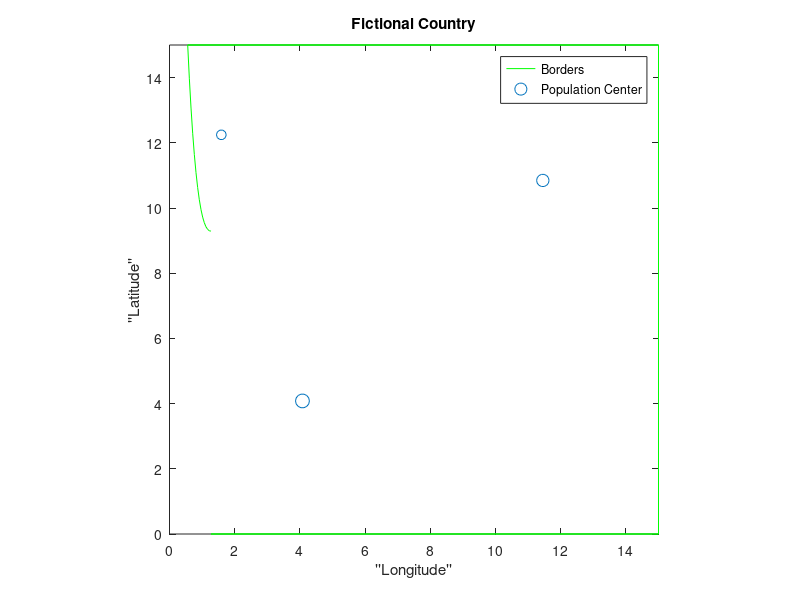

The MATLAB script that drew this image: (Note: this script raises an error after producing the figure.)
clc; clear; close all

%% Defining the Coast

% Coefficients of polynomial that define the coastline have been
% predetermined (totally arbitrary, but still predetermined)
coastCoeff = load("coastPolyCoeffs.mat");
alphaStar = coastCoeff.alphaStar;

%The 5th-order polynomial that will define our coast:
coast_line = @(x) alphaStar(1,:) + alphaStar(2,:).*x + alphaStar(3,:).*x.^2 + alphaStar(4,:).*x.^3 ...
    + alphaStar(5,:).*x.^4 + alphaStar(6,:).*x.^5;

%coast_line = @(x) -x+15

upper_bound = 15;
lower_bound = 0;
right_bound = 15;

options = optimset('Display','off');
x_bounds = [0 right_bound];
x_bounds = max(x_bounds, fsolve((@(x) (coast_line(x) - upper_bound)),0,options));
x_bounds = min(x_bounds, fsolve((@(x) (coast_line(x) - lower_bound)),0, options));

fplot(coast_line, x_bounds,'g');
hold on

%%% Defining the borders of the country (just straight lines)

%Define upper border as straight line:
x1 = linspace(x_bounds(1), right_bound,2);
y1 = upper_bound.*ones(length(x1));
plot(x1,y1,'g','HandleVisibility','off')

%Define lower border as straight line:
x2 = linspace(x_bounds(2),right_bound ,2);
y2 = lower_bound.*ones(length(x2));
plot(x2,y2,'g','HandleVisibility','off')

%Define right side boarder as straight line:
xv = right_bound.*ones(2,1);
yv = linspace(lower_bound, upper_bound,length(xv));
plot(xv,yv,'g','HandleVisibility','off')


%% Plot some randomly selected population centers:
popCenters = [4.0783    4.0816;
              1.5899   12.2449;
             11.4516   10.8455;];
populations = [1000, 500, 800];
scatter(popCenters(:,1),popCenters(:,2),populations/10,'b*')

%% Add some titles and labels
legend("Borders","Population Center")
title("Fictional Country")
xlabel("''Longitude''")
ylabel("''Latitude''")
axis([0 right_bound lower_bound upper_bound]) 
axis equal


%% Equation Params
local_weight = 1;
coastal_weight = 1;
pipe_K = 1;
gpm_per_head = 1;

%% Distance To Coast
syms x x0 y0
dist_coast = sqrt((x-x0).^2 + (coast_line(x)-y0).^2);
zeros_dist_cost = diff(dist_coast) == 0;
root_func = matlabFunction(diff(dist_coast));
min_x = solve(zeros_dist_cost,x, 'ReturnConditions',true);

dist_coast_func_helper = @(x,y,x0) sqrt((x0-x).^2 + (coast_line(x0)-y).^2);
dist_coast_func = @(x,y) dist_coast_func_helper(x,y,min_x_func_2(x,y,root_func,x_bounds,coast_line));
%dist_coast_func = @(x,y) dist_coast_func_helper(x,y,min_x_func(x,y,min_x,x_bounds));


%% Cost Functions
x_points = 100;
y_points = 100;
x = linspace(0,right_bound,x_points);
y = linspace(lower_bound,upper_bound,y_points);
[X,Y] = meshgrid(x,y);
coast_cost = zeros(y_points, x_points);

for i = 1:x_points
    for j = 1:y_points
        coast_cost(j,i) = dist_coast_func(x(i), y(j));
        fprintf("ij: (%d, %d), xy:(%0.2f, %0.2f), Dist: %f\n", i,j,x(i),y(j),coast_cost(j,i));
    end
end
%%
figure
hold on

surf(X,Y,coast_cost)
shading interp
xlim([0 right_bound])
ylim([lower_bound upper_bound])
title("Distance To Coast - Analytic (Slow)")
xlabel("''Longitude''")
ylabel("''Latitude''")


%% Discrete Model For Distance to Coast... So Much Easier
x_points = 500;
y_points = 500;
x = linspace(0,right_bound,x_points);
y = linspace(lower_bound,upper_bound,y_points);
[X,Y] = meshgrid(x,y);
x_coast = linspace(x_bounds(1), x_bounds(2), 1000);
coast_points = coast_line(x_coast);

coast_cost = zeros(x_points, y_points);

for i = 1:x_points
    for j = 1:y_points
        coast_cost(j,i) = min(sqrt((x(i)-x_coast).^2 + (y(j)-coast_points).^2));
    end
end

%% 

figure
hold on

surf(X,Y,coast_cost)
shading interp
xlim([0 right_bound])
ylim([lower_bound upper_bound])
title("Distance To Coast - Discrete (Fast)")
xlabel("''Longitude''")
ylabel("''Latitude''")
